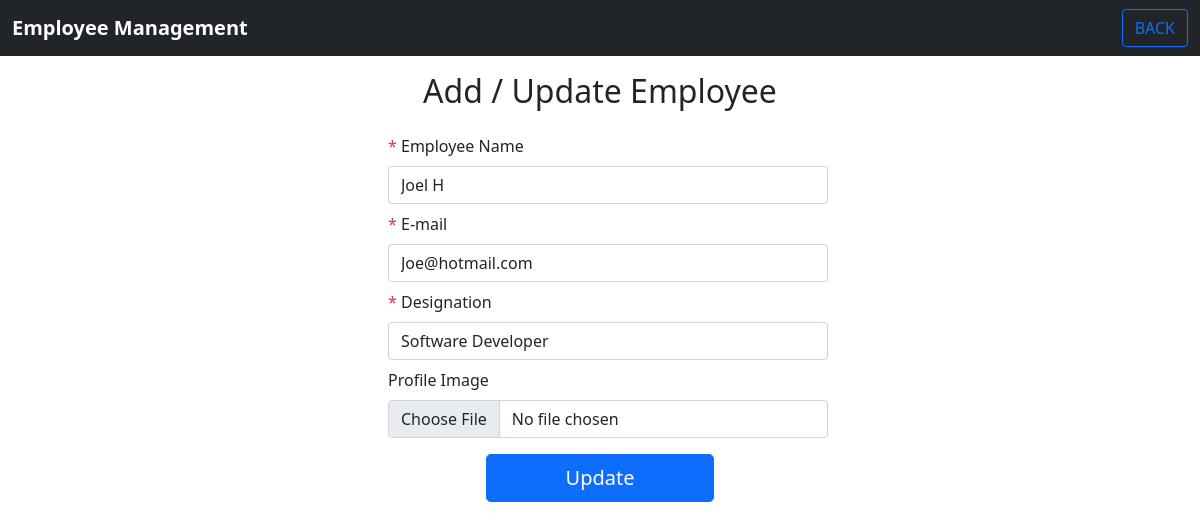
Screenshot of /emp_addform.php?emp_id=3 with the database file from the repository.
### tables this page shows
CREATE TABLE `employee_data` (
  `emp_id` int(11) NOT NULL,
  `emp_name` varchar(100) NOT NULL,
  `emp_designation` varchar(100) NOT NULL,
  `mail_id` varchar(255) NOT NULL,
  `emp_image` varchar(255) NOT NULL
);

### emp_addform.php (the view, shortened to what this page needs)
<?php
include("form_submit.php");
if (isset($_GET['emp_id'])) {
    $emp_id = $_REQUEST['emp_id'];
    $query = "select * from `employee_data` where emp_id = '$emp_id'";
    $result1 = mysqli_query($connection, $query);
    $data = mysqli_fetch_assoc($result1);
}
?>
<!DOCTYPE html>
<html lang="en">
<head>
    <link href="https://cdn.jsdelivr.net/npm/bootstrap@5.0.2/dist/css/bootstrap.min.css" rel="stylesheet">
</head>
<body>
    <nav class="navbar navbar-expand-lg navbar-light bg-dark">
        <div class="container-fluid">
            <a class="navbar-brand" href="#">
                <b style="color: #fff;">Employee Management</b>
            </a>
            <a href="index.php"><button class="btn btn-outline-primary">BACK</button></a>
        </div>
    </nav>
    <div class="content">
        <div class="container" style="width: 40%;">
            <h2 class="mt-3 mb-3" style="text-align: center;">Add / Update Employee</h2>
            <div class="form">
                <form action="" method="POST" enctype="multipart/form-data">
                    <div class="ps-3 pt-2 ">
                        <label class="form-label" for="empname"><span class="text-danger">*</span> Employee Name</label>
                        <input type="text" class="form-control" name="empname" placeholder="Enter employee name." value="<?php echo isset($data['emp_name']) ? $data['emp_name'] : ''; ?>">
                    </div>
                    <div class="ps-3 pt-2">
                        <label class="form-label" for="email"><span class="text-danger">*</span> E-mail</label>
                        <input type="text" class="form-control" name="email" placeholder="example@gmail.com" value="<?php echo isset($data['mail_id']) ? $data['mail_id'] : ''; ?>">
                    </div>
                    <div class="ps-3 pt-2">
                        <label class="form-label" for="desgn"><span class="text-danger">*</span> Designation</label>
                        <input type="text" class="form-control" name="desgn" placeholder="Enter your designation." value="<?php echo isset($data['emp_designation']) ? $data['emp_designation'] : ''; ?>">
                    </div>
                    <div class="ps-3 pt-2">
                        <label class="form-label" for="image">Profile Image</label>
                        <input type="file" class="form-control" name="emp_image" id="image" value="<?php echo isset($data['emp_image']) ? $data['emp_image'] : ''; ?>">
                    </div>
                    <div class="d-grid gap-2 col-6 mx-auto mt-3">
                        <?php
                        if (isset($_GET['emp_id'])) {
                        ?>
                            <button type="submit" name="update" class="btn btn-lg btn-primary addbtn">Update</button>
                        <?php
                        } else {
                        ?>
                            <button type="submit" name="submit" class="btn btn-lg btn-primary addbtn">Save</button>
                        <?php
                        }
                        ?>
                    </div>
                </form>
            </div>
        </div>
    </div>
</body>
</html>

### rows the page displays
employee_data: empname "Joel H", email "Joe@hotmail.com", desgn "Software Developer"
